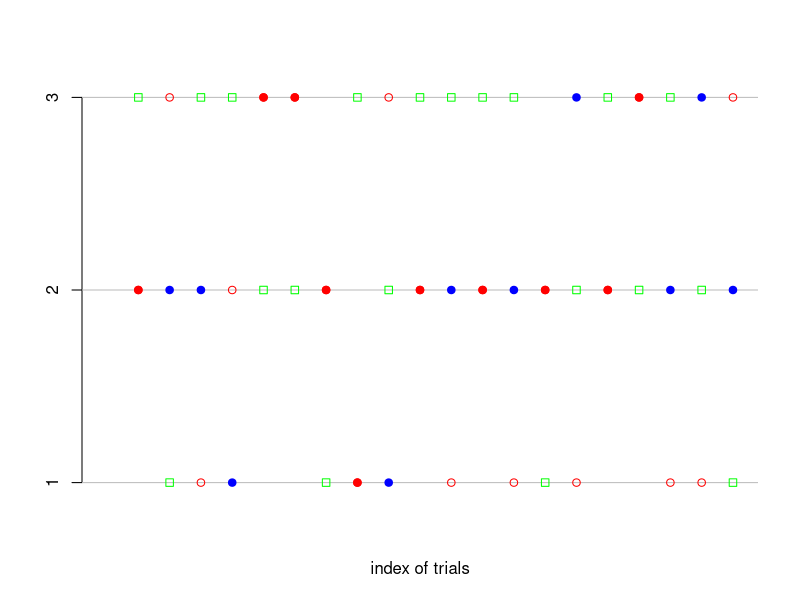

Here is the R script that generated this plot:
### Monty Hole 問題

## クイズに答える試行
myTrial <- function(verbose=FALSE){
    prize <- sample(1:3,size=1)  # 賞品の置かれた扉
    choice <- sample(1:3,size=1) # 最初の選択
    if(prize==choice) {
        win <- "stay"
        door <- sample(setdiff(1:3,prize),size=1)
    } else {
        win <- "change"
        door <- setdiff(1:3,union(prize,choice))
    }
    if(verbose==TRUE){
        return(c(prize=prize,choice=choice,door=door))
    } else {
        return(win)
    }
}

## 試行を行ってみる
myTrial()
myTrial(verbose=TRUE)

## 絵にしてみる
mc <- 20
plot(c(0,0),type="n", # 空のキャンバスを作る
     xlim=c(0,mc),ylim=c(1,3),ann=FALSE,axes=FALSE)
title(xlab="index of trials")
axis(2,at=1:3,labels=1:3)
abline(h=1:3,col="grey") # 線を引く
for (i in 1:mc) {
    obs <- myTrial(verbose=TRUE)
    prize <- obs["prize"]
    choice <- obs["choice"]
    door <- obs["door"]
    points(i,door,pch=0,col="green")
    points(i,prize,pch=1,col="red")
    points(i,choice,pch=19,col=ifelse(prize==choice,"red","blue"))
}

## Monte-Carlo simulation
## set.seed(8888) # 実験を再現したい場合はシードを指定する
mc <- 10000 # 回数を設定 
myData <- replicate(mc,myTrial()) 

## 簡単な集計
table(myData) # 頻度
table(myData)/mc # 確率(推定値)
